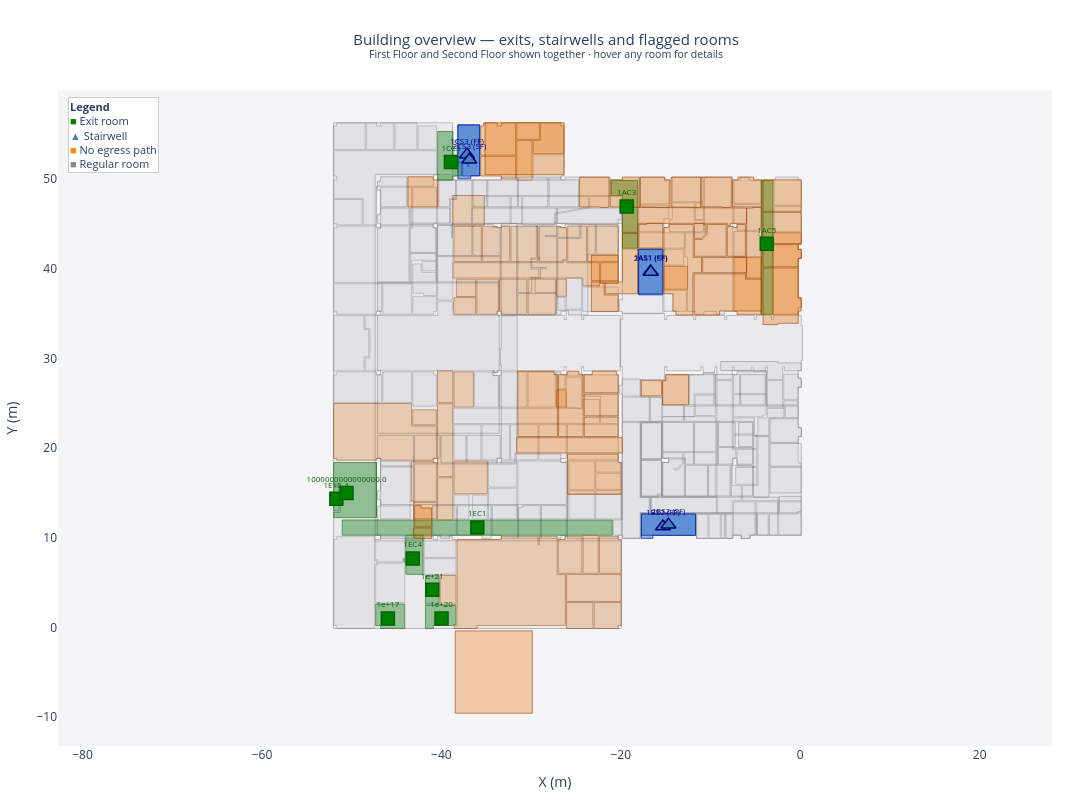

Notebook code for this chart:
### Markdown cell above
## 9a. Building overview — floor plan with exits & stairwells

Before looking at egress paths, here is the spatial layout of the building:
- **Gray** = all rooms (First Floor left, Second Floor right)
- **Green squares** = exterior exit doors (rooms with direct access to outside)
- **Blue triangles** = stairwell cores connecting the two floors
- **Orange** = rooms with no modelled egress path (flagged for review)

Hover any room to see its name, long name, floor, and area.

### Code cell
import plotly.graph_objects as go

# helper functions reused by all three visualization cells
def face_outline_xy(face):
    wires = Topology.Wires(face)
    verts = Topology.Vertices(wires[0] if wires else face)
    xs = [v.X() for v in verts] + [verts[0].X()]
    ys = [v.Y() for v in verts] + [verts[0].Y()]
    return xs, ys

def wire_xy(wire):
    verts = Topology.Vertices(wire)
    return [v.X() for v in verts], [v.Y() for v in verts]

def len_to_color(length, mn, mx):
    t = 0.0 if mx <= mn else max(0.0, min(1.0, (length - mn) / (mx - mn)))
    if t < 0.5:
        return f"rgb({int(510*t)},200,0)"
    return f"rgb(255,{int(200*(1-(t-0.5)*2))},0)"

# ── building overview ──────────────────────────────────────────────────────────
no_path_ids = set(ff_no_path + sf_no_path)
stair_sf_ids = {sf_id for _, sf_id in stair_pairs}
stair_ff_ids = {ff_id for ff_id, _ in stair_pairs}
all_stair_ids = stair_sf_ids | stair_ff_ids

def room_fill_color(sid):
    if sid in exit_room_ids:  return 'rgba(34,139,34,0.55)'
    if sid in all_stair_ids:  return 'rgba(30,100,200,0.45)'
    if sid in no_path_ids:    return 'rgba(230,120,20,0.35)'
    return 'rgba(200,200,205,0.25)'

def room_line_color(sid):
    if sid in exit_room_ids:  return 'rgba(0,100,0,0.9)'
    if sid in all_stair_ids:  return 'rgba(10,40,160,0.9)'
    if sid in no_path_ids:    return 'rgba(160,70,0,0.8)'
    return 'rgba(100,100,110,0.5)'

fig0 = go.Figure()

all_room_ids = [sid for sid, info in space_by_id.items()
                if info["level"] in ("First Floor", "Second Floor")]

for sid in all_room_ids:
    info = space_by_id[sid]
    fp = get_floor_face(info["topology"])
    if fp is None:
        continue
    xs, ys = face_outline_xy(fp)
    area = info["area"]
    area_str = f"{area:.1f} sqm" if area else "n/a"
    fig0.add_trace(go.Scatter(
        x=xs, y=ys, fill='toself',
        fillcolor=room_fill_color(sid),
        line=dict(color=room_line_color(sid), width=0.8),
        mode='lines', showlegend=False,
        hovertemplate=(
            f"<b>{info['name']}</b><br>{info['long_name']}<br>"
            f"{info['level']}<br>{area_str}<extra></extra>"
        ),
    ))

for sid in exit_room_ids:
    v = space_by_id[sid]["centroid"]
    fig0.add_trace(go.Scatter(
        x=[v.X()], y=[v.Y()], mode='markers+text',
        marker=dict(color='green', size=13, symbol='square',
                    line=dict(color='darkgreen', width=1.5)),
        text=[space_by_id[sid]["name"]],
        textposition='top center', textfont=dict(size=8, color='darkgreen'),
        showlegend=False,
        hovertemplate=f"EXIT: {space_by_id[sid]['name']}<br>{space_by_id[sid]['long_name']}<extra></extra>",
    ))

for ff_id, sf_id in stair_pairs:
    for sid in (ff_id, sf_id):
        v = space_by_id[sid]["centroid"]
        lvl = "FF" if space_by_id[sid]["level"] == "First Floor" else "SF"
        fig0.add_trace(go.Scatter(
            x=[v.X()], y=[v.Y()], mode='markers+text',
            marker=dict(color='steelblue', size=13, symbol='triangle-up',
                        line=dict(color='navy', width=1.5)),
            text=[f"{space_by_id[sid]['name']} ({lvl})"],
            textposition='top center', textfont=dict(size=8, color='navy'),
            showlegend=False,
            hovertemplate=f"STAIR: {space_by_id[sid]['name']} — {space_by_id[sid]['level']}<extra></extra>",
        ))

fig0.add_annotation(
    x=0.01, y=0.99, xref="paper", yref="paper",
    align="left", showarrow=False,
    bgcolor="white", bordercolor="#ccc", borderwidth=1,
    text=(
        "<b>Legend</b><br>"
        "<span style='color:green'>■</span> Exit room<br>"
        "<span style='color:steelblue'>▲</span> Stairwell<br>"
        "<span style='color:darkorange'>■</span> No egress path<br>"
        "<span style='color:#888'>■</span> Regular room"
    ),
    font=dict(size=11),
)

fig0.update_layout(
    title=dict(
        text="Building overview — exits, stairwells and flagged rooms<br>"
             "<sup>First Floor and Second Floor shown together · hover any room for details</sup>",
        font=dict(size=15), x=0.5,
    ),
    width=1100, height=800,
    xaxis=dict(scaleanchor="y", scaleratio=1, showgrid=False, zeroline=False, title="X (m)"),
    yaxis=dict(showgrid=False, zeroline=False, title="Y (m)"),
    paper_bgcolor="white", plot_bgcolor="#f5f5f7",
    margin=dict(l=40, r=40, t=90, b=40),
)
fig0.show()
